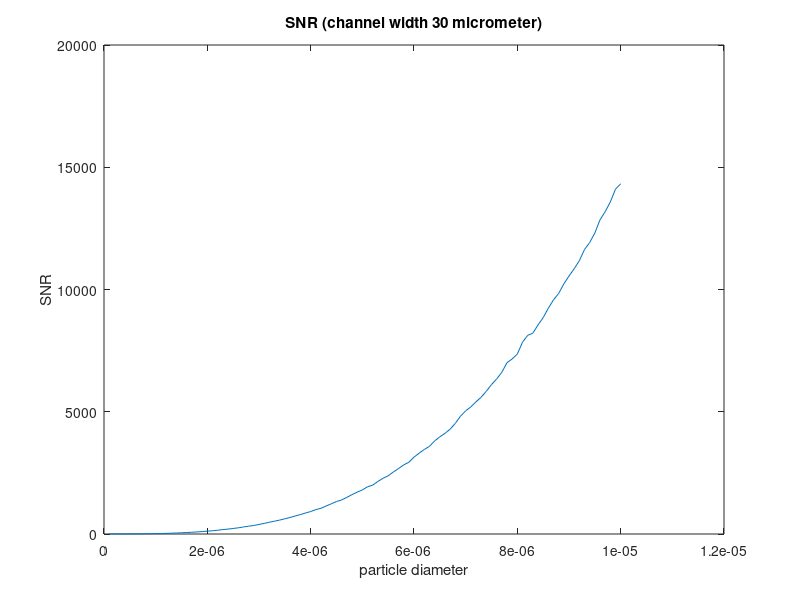

The MATLAB script that drew this image:
clc
clear all;
close all;

el_length=10e-6;
h=10e-6;

sep= 15e-6; 
resistivity= 1.176; %NaCl solution resistivity
Rf=16900; %gain for transimpedance stage

Res=214210;

fs=14400; %sampling frequency
fc=500000;
bolt_constant=1.38e-23;
T=298;

Q= 0.08; %flow rate
d= 100e-9:100e-9:10e-6; %particle size
fin= 2; %number of finger
Vin= 1; %input voltage amplitude

k1= 0.00027; %proportionality constant
period= k1/Q;
f=1/period; %frequency of signal
t1= 0:1/fs:5;
pulse_shape= ones(1,length(t1))*0;
noise= 4*bolt_constant*T/Res*sqrt(fc);
t = 0:1/fs:(period/2)*(fin-1); %duration of signal
t2= 0:1/fs:5+(period/2)*(fin-1);
t3 = 1.5:1/fs:3.5;
t4 = 1.5:1/fs:2;

for i=1: length(d)
    R=Res/(fin-1);
    I=Vin/R;
    A=30e-6*h;
    D= 2*sqrt(A/pi); %diameter of the channel
    r= -4*resistivity*d(i)^3/(pi*D^4);
    delI= abs((r/(Res^2))*Vin);
%   signal_filter= abs(sin(2*pi*f*t));
         
        I2= ones(1,length(t1))*0;
        
        for k=1:length(t)
            pulse_shape(k+2*fs)= abs(sin(2*pi*f*t(k))*delI);
        end
   
        signal= I2 + pulse_shape;
        max(signal)
    
        noisy_signal= (signal + noise*randn(1, length(t1)))*Rf;
        %max(noisy_signal*1.1e6);
        noisy_signal_after_gain= noisy_signal*1e5 + 26.127e-3*randn(1, length(t1));
        
%         C=conv(noisy_signal,signal_filter);
            
            
        for k=1:length(t3)
            C_truncated(k)= noisy_signal_after_gain(1.5*fs+k-1);
        end
        
            
        for k=1:length(t4)
            C_baseline(k)= noisy_signal_after_gain(1.5*fs+k-1);
        end
        
        M= mean(C_baseline);
        maximum_signal = max(C_truncated);
        maximum_noise = max(C_baseline);
        peak_amplitude = maximum_signal - M;
        %noise_amplitude = maximum_noise - M;
        power_noise = var(C_baseline) %finding noise variance

        %SNR(i) = (peak_amplitude/noise_amplitude);
        SNR(i) = (peak_amplitude)/sqrt(power_noise); %finding SNR
end 
    
plot(d,SNR);
xlabel('particle diameter');
ylabel('SNR');
title('SNR (channel width 30 micrometer)');